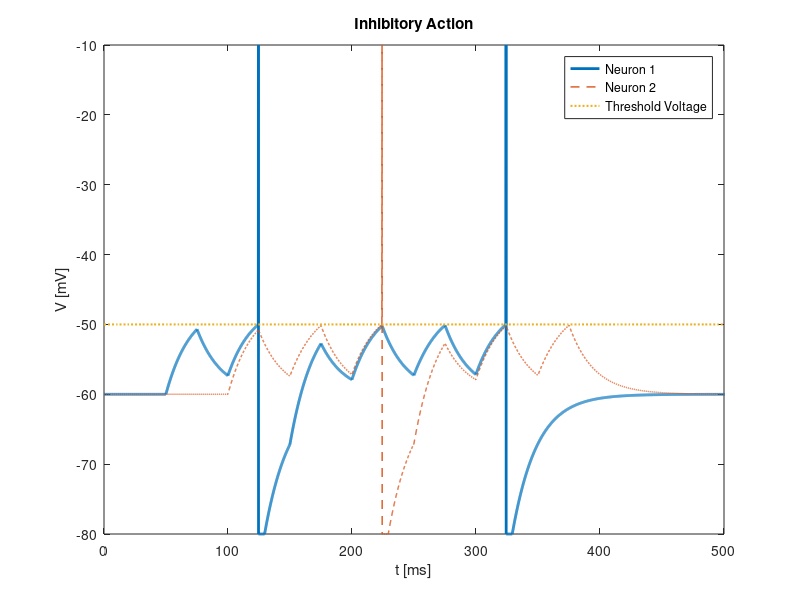

Recreate this plot in MATLAB.
clearvars
clearvars -global
% PARAMETERS -------------------------------------------------------------  
R = 10e6;      % membrane resistance [ohms]
tau = 20;      % time constant [s]
I0 = 1.3e-6;   % external current amplitude [mA]   
N = 10000;     % number of data points for calculations
vTH = -50;     % threshold voltage
vRest = -60;   % rest potential
vReset = -80;  % reset potential
vSpike = -10;  % spike potential
refP = 5;      % absolute refractory period
de = 0.99;      % decay rate of inhibitory neurotransmitters
inhibit = 1;   % 1 -> use inhibitory neurotransmitters, 0 -> don't use
   
% SETUP ------------------------------------------------------------------
% time interval for modeling
tmin = 0;
tmax = 50*tau;
t = linspace(tmin, tmax, N);
dt = t(2) - t(1);

% Membrane voltage [mV] for neuron 1
V = vRest .* ones(1, N);
% Membrane current [mA] for neuron 1                  
Iext = zeros(1, N);
% Membrane voltage [mV] for neuron 2
V2 = vRest .* ones(1, N);
% Membrane current [mA] for neuron 2                
Iext2 = zeros(1, N);
% Inhibitory neurotransmitter 1
E = zeros(1, N);
% Inhibitory neurotransmitter 2
E2 = zeros(1, N);
   
% EXTERNAL STIMULUS  -----------------------------------------------------
s = 500;         % How far apart the pulses are between the neur
num_pulses = 6;  % How many pulses for neuron 1
num_pulses2 = 6;  % How many pulses for neuron 2
pulse_len = 250; % Length of each pulse (same for both neurons)
ratio = 1;       % current2/current1
ix = zeros(num_pulses, 1);
ix2 = zeros(num_pulses, 1);
for i = 1:num_pulses
    ix(i) = round(i * 2 * pulse_len);
    Iext(ix(i):ix(i)+pulse_len)=I0;
end
for i = 1:num_pulses2
    ix2(i) = round(i * 2 * pulse_len);
    Iext2(ix2(i)+s:ix2(i)+pulse_len+s)=ratio*I0;
end

% Finite Difference method  ==============================================
d1 = 0;
d2 = 0;
for c = 1 : N - 1
   V(c+1)=V(c)+(dt/tau) * (-V(c)+vRest+R*Iext(c)*(1-E2(c)*inhibit));
   V2(c+1)=V2(c)+(dt/tau) * (-V2(c)+vRest+R*Iext2(c)*(1-E(c)*inhibit));
   E(c+1)=de*E(c)*inhibit;
   E2(c+1)=de*E2(c)*inhibit;
   
   % Spike if threshold met, then reset immediately after
   if V(c+1) > vTH
       V(c) = vSpike;
       V(c+1) = vReset;
       d1 = round(refP / dt);
       E(c+1)=inhibit;
   end
   if V2(c+1) > vTH
       V2(c) = vSpike;
       V2(c+1) = vReset;
       d2 = round(refP / dt);
       E2(c+1)=inhibit;
   end
   
   % Keep voltage fixed during refractory period
   if d1 > 0
       V(c+1) = vReset;
       d1 = d1 - 1;
   end
   if d2 > 0
       V2(c+1) = vReset;
       d2 = d2 - 1;
   end
end

% GRAPHICS  ==============================================================
plot(t, V, 'linewidth', 2)
hold on
plot(t, V2, '--', 'linewidth', 1);
plot(linspace(0,N*dt), linspace(vTH,vTH), ':', 'linewidth', 1.5);
xlabel('t [ms]');
ylabel('V [mV]');
legend('Neuron 1', 'Neuron 2', 'Threshold Voltage')
axis([0 0.5*tmax -inf inf])
if inhibit == 1
    title('Inhibitory Action')
elseif inhibit == 0
    title('No Inhibitory Action')
end
hold off